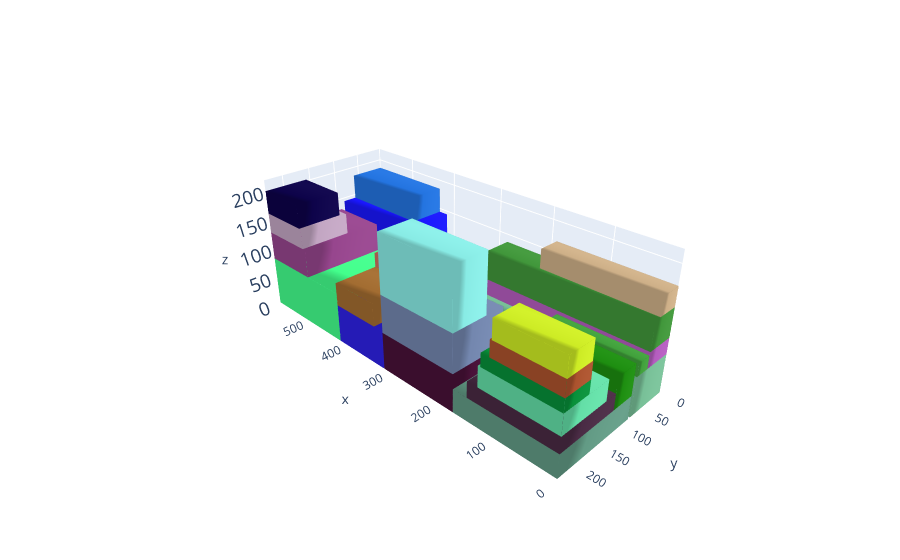

Source (notebook cell):
### Markdown cell above
# Plot the solution

### Code cell
cont, execution_time,total_volume = MLCP_function(alpha=4.0,beta=1.0,gamma=0.2,delta=0.5,p=0.05,instance=1,weight_restriction=True, max_distance_cg=10000)
print("cont despues de ejecutar MLCP")
print(cont)
L = cont.l;W = cont.w; H = cont.h

box_dims = []
for aabb in cont.aabbs:
  box_dims.append([aabb.xmin,aabb.ymin,aabb.zmin,aabb.xmax,aabb.ymax,aabb.zmax])

bxplot.plot_container([L,W,H], box_dims)

### Figure 1 — Plotly figure (JSON) as saved in the notebook; plotly's stock layout.template omitted (floating-point values rounded to 4 significant figures)
{"data": [{"color": "rgb(164.07905508669393,162.58948334876513,218.57732015759453)", "i": [7, 0, 0, 0, 4, 4, 2, 6, 4, 0, 3, 7], "j": [3, 4, 1, 2, 5, 6, 5, 5, 0, 1, 2, 2], "k": [0, 7, 2, 3, 6, 7, 1, 2, 5, 5, 7, 6], "opacity": 1, "type": "mesh3d", "x": [0, 0, 412, 412, 0, 0, 412, 412], "y": [0, 76, 76, 0, 0, 76, 76, 0], "z": [0, 0, 0, 0, 64, 64, 64, 64]}, {"color": "rgb(119.53462860057148,191.1301325224488,150.9854334583133)", "i": [7, 0, 0, 0, 4, 4, 2, 6, 4, 0, 3, 7], "j": [3, 4, 1, 2, 5, 6, 5, 5, 0, 1, 2, 2], "k": [0, 7, 2, 3, 6, 7, 1, 2, 5, 5, 7, 6], "opacity": 1, "type": "mesh3d", "x": [0, 0, 412, 412, 0, 0, 412, 412], "y": [0, 76, 76, 0, 0, 76, 76, 0], "z": [0, 0, 0, 0, 64, 64, 64, 64]}, {"color": "rgb(150.9756384972041,51.51895879022942,97.4413329187526)", "i": [7, 0, 0, 0, 4, 4, 2, 6, 4, 0, 3, 7], "j": [3, 4, 1, 2, 5, 6, 5, 5, 0, 1, 2, 2], "k": [0, 7, 2, 3, 6, 7, 1, 2, 5, 5, 7, 6], "opacity": 1, "type": "mesh3d", "x": [0, 0, 172, 172, 0, 0, 172, 172], "y": [81, 233, 233, 81, 81, 233, 233, 81], "z": [0, 0, 0, 0, 38, 38, 38, 38]}, {"color": "rgb(97.99877299361052,154.03589007441008,132.29682270107193)", "i": [7, 0, 0, 0, 4, 4, 2, 6, 4, 0, 3, 7], "j": [3, 4, 1, 2, 5, 6, 5, 5, 0, 1, 2, 2], "k": [0, 7, 2, 3, 6, 7, 1, 2, 5, 5, 7, 6], "opacity": 1, "type": "mesh3d", "x": [0, 0, 172, 172, 0, 0, 172, 172], "y": [81, 233, 233, 81, 81, 233, 233, 81], "z": [0, 0, 0, 0, 38, 38, 38, 38]}, {"color": "rgb(75.21620251090314,3.412994067658754,48.91002348852278)", "i": [7, 0, 0, 0, 4, 4, 2, 6, 4, 0, 3, 7], "j": [3, 4, 1, 2, 5, 6, 5, 5, 0, 1, 2, 2], "k": [0, 7, 2, 3, 6, 7, 1, 2, 5, 5, 7, 6], "opacity": 1, "type": "mesh3d", "x": [417, 417, 587, 587, 417, 417, 587, 587], "y": [0, 84, 84, 0, 0, 84, 84, 0], "z": [0, 0, 0, 0, 72, 72, 72, 72]}, {"color": "rgb(34.9374601325423,139.0123341178841,14.710796607167417)", "i": [7, 0, 0, 0, 4, 4, 2, 6, 4, 0, 3, 7], "j": [3, 4, 1, 2, 5, 6, 5, 5, 0, 1, 2, 2], "k": [0, 7, 2, 3, 6, 7, 1, 2, 5, 5, 7, 6], "opacity": 1, "type": "mesh3d", "x": [417, 417, 587, 587, 417, 417, 587, 587], "y": [0, 84, 84, 0, 0, 84, 84, 0], "z": [0, 0, 0, 0, 72, 72, 72, 72]}, {"color": "rgb(34.852418391609234,211.18756514006185,213.19664376886496)", "i": [7, 0, 0, 0, 4, 4, 2, 6, 4, 0, 3, 7], "j": [3, 4, 1, 2, 5, 6, 5, 5, 0, 1, 2, 2], "k": [0, 7, 2, 3, 6, 7, 1, 2, 5, 5, 7, 6], "opacity": 1, "type": "mesh3d", "x": [417, 417, 587, 587, 417, 417, 587, 587], "y": [89, 233, 233, 89, 89, 233, 233, 89], "z": [0, 0, 0, 0, 84, 84, 84, 84]}, {"color": "rgb(67.41275124086431,253.8368197207791,139.77574966663178)", "i": [7, 0, 0, 0, 4, 4, 2, 6, 4, 0, 3, 7], "j": [3, 4, 1, 2, 5, 6, 5, 5, 0, 1, 2, 2], "k": [0, 7, 2, 3, 6, 7, 1, 2, 5, 5, 7, 6], "opacity": 1, "type": "mesh3d", "x": [417, 417, 587, 587, 417, 417, 587, 587], "y": [89, 233, 233, 89, 89, 233, 233, 89], "z": [0, 0, 0, 0, 84, 84, 84, 84]}, {"color": "rgb(74.85927981348966,246.43022095897734,28.743239079193092)", "i": [7, 0, 0, 0, 4, 4, 2, 6, 4, 0, 3, 7], "j": [3, 4, 1, 2, 5, 6, 5, 5, 0, 1, 2, 2], "k": [0, 7, 2, 3, 6, 7, 1, 2, 5, 5, 7, 6], "opacity": 1, "type": "mesh3d", "x": [0, 0, 147, 147, 0, 0, 147, 147], "y": [122, 233, 233, 122, 122, 233, 233, 122], "z": [38, 38, 38, 38, 64, 64, 64, 64]}, {"color": "rgb(73.12921307803423,42.85583454361272,67.87380014921736)", "i": [7, 0, 0, 0, 4, 4, 2, 6, 4, 0, 3, 7], "j": [3, 4, 1, 2, 5, 6, 5, 5, 0, 1, 2, 2], "k": [0, 7, 2, 3, 6, 7, 1, 2, 5, 5, 7, 6], "opacity": 1, "type": "mesh3d", "x": [0, 0, 147, 147, 0, 0, 147, 147], "y": [122, 233, 233, 122, 122, 233, 233, 122], "z": [38, 38, 38, 38, 64, 64, 64, 64]}, {"color": "rgb(104.97234830346619,159.49883707086252,56.37057917188902)", "i": [7, 0, 0, 0, 4, 4, 2, 6, 4, 0, 3, 7], "j": [3, 4, 1, 2, 5, 6, 5, 5, 0, 1, 2, 2], "k": [0, 7, 2, 3, 6, 7, 1, 2, 5, 5, 7, 6], "opacity": 1, "type": "mesh3d", "x": [0, 0, 333, 333, 0, 0, 333, 333], "y": [0, 49, 49, 0, 0, 49, 49, 0], "z": [64, 64, 64, 64, 90, 90, 90, 90]}, {"color": "rgb(179.8451406616189,92.16832121715764,190.24526722786766)", "i": [7, 0, 0, 0, 4, 4, 2, 6, 4, 0, 3, 7], "j": [3, 4, 1, 2, 5, 6, 5, 5, 0, 1, 2, 2], "k": [0, 7, 2, 3, 6, 7, 1, 2, 5, 5, 7, 6], "opacity": 1, "type": "mesh3d", "x": [0, 0, 333, 333, 0, 0, 333, 333], "y": [0, 49, 49, 0, 0, 49, 49, 0], "z": [64, 64, 64, 64, 90, 90, 90, 90]}, {"color": "rgb(41.04221170577173,107.57054735964552,174.79197351402175)", "i": [7, 0, 0, 0, 4, 4, 2, 6, 4, 0, 3, 7], "j": [3, 4, 1, 2, 5, 6, 5, 5, 0, 1, 2, 2], "k": [0, 7, 2, 3, 6, 7, 1, 2, 5, 5, 7, 6], "opacity": 1, "type": "mesh3d", "x": [0, 0, 129, 129, 0, 0, 129, 129], "y": [143, 233, 233, 143, 143, 233, 233, 143], "z": [64, 64, 64, 64, 97, 97, 97, 97]}, {"color": "rgb(98.94604134178523,221.49850303758632,166.0747217960412)", "i": [7, 0, 0, 0, 4, 4, 2, 6, 4, 0, 3, 7], "j": [3, 4, 1, 2, 5, 6, 5, 5, 0, 1, 2, 2], "k": [0, 7, 2, 3, 6, 7, 1, 2, 5, 5, 7, 6], "opacity": 1, "type": "mesh3d", "x": [0, 0, 129, 129, 0, 0, 129, 129], "y": [143, 233, 233, 143, 143, 233, 233, 143], "z": [64, 64, 64, 64, 97, 97, 97, 97]}, {"color": "rgb(212.44730886330098,129.4503142231561,110.72648276092279)", "i": [7, 0, 0, 0, 4, 4, 2, 6, 4, 0, 3, 7], "j": [3, 4, 1, 2, 5, 6, 5, 5, 0, 1, 2, 2], "k": [0, 7, 2, 3, 6, 7, 1, 2, 5, 5, 7, 6], "opacity": 1, "type": "mesh3d", "x": [417, 417, 587, 587, 417, 417, 587, 587], "y": [0, 84, 84, 0, 0, 84, 84, 0], "z": [72, 72, 72, 72, 144, 144, 144, 144]}, {"color": "rgb(26.24243134154167,23.47860500153772,253.71097386552938)", "i": [7, 0, 0, 0, 4, 4, 2, 6, 4, 0, 3, 7], "j": [3, 4, 1, 2, 5, 6, 5, 5, 0, 1, 2, 2], "k": [0, 7, 2, 3, 6, 7, 1, 2, 5, 5, 7, 6], "opacity": 1, "type": "mesh3d", "x": [417, 417, 587, 587, 417, 417, 587, 587], "y": [0, 84, 84, 0, 0, 84, 84, 0], "z": [72, 72, 72, 72, 144, 144, 144, 144]}, {"color": "rgb(177.4857798800007,204.14437262094975,42.525838851495394)", "i": [7, 0, 0, 0, 4, 4, 2, 6, 4, 0, 3, 7], "j": [3, 4, 1, 2, 5, 6, 5, 5, 0, 1, 2, 2], "k": [0, 7, 2, 3, 6, 7, 1, 2, 5, 5, 7, 6], "opacity": 1, "type": "mesh3d", "x": [491, 491, 587, 587, 491, 491, 587, 587], "y": [91, 233, 233, 91, 91, 233, 233, 91], "z": [84, 84, 84, 84, 131, 131, 131, 131]}, {"color": "rgb(150.40152087753663,69.60023318809206,141.17582548270772)", "i": [7, 0, 0, 0, 4, 4, 2, 6, 4, 0, 3, 7], "j": [3, 4, 1, 2, 5, 6, 5, 5, 0, 1, 2, 2], "k": [0, 7, 2, 3, 6, 7, 1, 2, 5, 5, 7, 6], "opacity": 1, "type": "mesh3d", "x": [491, 491, 587, 587, 491, 491, 587, 587], "y": [91, 233, 233, 91, 91, 233, 233, 91], "z": [84, 84, 84, 84, 131, 131, 131, 131]}, {"color": "rgb(225.20529732587872,141.03699610471296,200.84623082242365)", "i": [7, 0, 0, 0, 4, 4, 2, 6, 4, 0, 3, 7], "j": [3, 4, 1, 2, 5, 6, 5, 5, 0, 1, 2, 2], "k": [0, 7, 2, 3, 6, 7, 1, 2, 5, 5, 7, 6], "opacity": 1, "type": "mesh3d", "x": [0, 0, 284, 284, 0, 0, 284, 284], "y": [0, 48, 48, 0, 0, 48, 48, 0], "z": [90, 90, 90, 90, 137, 137, 137, 137]}, {"color": "rgb(64.82962173793143,150.57736797974917,58.80656484052873)", "i": [7, 0, 0, 0, 4, 4, 2, 6, 4, 0, 3, 7], "j": [3, 4, 1, 2, 5, 6, 5, 5, 0, 1, 2, 2], "k": [0, 7, 2, 3, 6, 7, 1, 2, 5, 5, 7, 6], "opacity": 1, "type": "mesh3d", "x": [0, 0, 284, 284, 0, 0, 284, 284], "y": [0, 48, 48, 0, 0, 48, 48, 0], "z": [90, 90, 90, 90, 137, 137, 137, 137]}, {"color": "rgb(54.8940373811736,36.004522974932286,217.6423546212408)", "i": [7, 0, 0, 0, 4, 4, 2, 6, 4, 0, 3, 7], "j": [3, 4, 1, 2, 5, 6, 5, 5, 0, 1, 2, 2], "k": [0, 7, 2, 3, 6, 7, 1, 2, 5, 5, 7, 6], "opacity": 1, "type": "mesh3d", "x": [0, 0, 125, 125, 0, 0, 125, 125], "y": [184, 233, 233, 184, 184, 233, 233, 184], "z": [97, 97, 97, 97, 118, 118, 118, 118]}, {"color": "rgb(7.731259300782435,143.0417251061903,57.136924430421224)", "i": [7, 0, 0, 0, 4, 4, 2, 6, 4, 0, 3, 7], "j": [3, 4, 1, 2, 5, 6, 5, 5, 0, 1, 2, 2], "k": [0, 7, 2, 3, 6, 7, 1, 2, 5, 5, 7, 6], "opacity": 1, "type": "mesh3d", "x": [0, 0, 125, 125, 0, 0, 125, 125], "y": [184, 233, 233, 184, 184, 233, 233, 184], "z": [97, 97, 97, 97, 118, 118, 118, 118]}, {"color": "rgb(145.5741194846492,187.68691005538795,105.95419930876574)", "i": [7, 0, 0, 0, 4, 4, 2, 6, 4, 0, 3, 7], "j": [3, 4, 1, 2, 5, 6, 5, 5, 0, 1, 2, 2], "k": [0, 7, 2, 3, 6, 7, 1, 2, 5, 5, 7, 6], "opacity": 1, "type": "mesh3d", "x": [0, 0, 147, 147, 0, 0, 147, 147], "y": [49, 74, 74, 49, 49, 74, 74, 49], "z": [64, 64, 64, 64, 85, 85, 85, 85]}, {"color": "rgb(64.29696719184741,160.02165173642953,59.05509033935229)", "i": [7, 0, 0, 0, 4, 4, 2, 6, 4, 0, 3, 7], "j": [3, 4, 1, 2, 5, 6, 5, 5, 0, 1, 2, 2], "k": [0, 7, 2, 3, 6, 7, 1, 2, 5, 5, 7, 6], "opacity": 1, "type": "mesh3d", "x": [0, 0, 147, 147, 0, 0, 147, 147], "y": [49, 74, 74, 49, 49, 74, 74, 49], "z": [64, 64, 64, 64, 85, 85, 85, 85]}, {"color": "rgb(18.948752349203307,69.26289152549133,40.317641840128964)", "i": [7, 0, 0, 0, 4, 4, 2, 6, 4, 0, 3, 7], "j": [3, 4, 1, 2, 5, 6, 5, 5, 0, 1, 2, 2], "k": [0, 7, 2, 3, 6, 7, 1, 2, 5, 5, 7, 6], "opacity": 1, "type": "mesh3d", "x": [0, 0, 111, 111, 0, 0, 111, 111], "y": [184, 233, 233, 184, 184, 233, 233, 184], "z": [118, 118, 118, 118, 144, 144, 144, 144]}, {"color": "rgb(170.68295193374368,82.25293647136739,45.496278833161654)", "i": [7, 0, 0, 0, 4, 4, 2, 6, 4, 0, 3, 7], "j": [3, 4, 1, 2, 5, 6, 5, 5, 0, 1, 2, 2], "k": [0, 7, 2, 3, 6, 7, 1, 2, 5, 5, 7, 6], "opacity": 1, "type": "mesh3d", "x": [0, 0, 111, 111, 0, 0, 111, 111], "y": [184, 233, 233, 184, 184, 233, 233, 184], "z": [118, 118, 118, 118, 144, 144, 144, 144]}, {"color": "rgb(143.0113740816197,97.22847103806032,80.28694555266031)", "i": [7, 0, 0, 0, 4, 4, 2, 6, 4, 0, 3, 7], "j": [3, 4, 1, 2, 5, 6, 5, 5, 0, 1, 2, 2], "k": [0, 7, 2, 3, 6, 7, 1, 2, 5, 5, 7, 6], "opacity": 1, "type": "mesh3d", "x": [0, 0, 120, 120, 0, 0, 120, 120], "y": [81, 122, 122, 81, 81, 122, 122, 81], "z": [38, 38, 38, 38, 89, 89, 89, 89]}, {"color": "rgb(29.09497715525956,141.62456827529164,15.9817802004304)", "i": [7, 0, 0, 0, 4, 4, 2, 6, 4, 0, 3, 7], "j": [3, 4, 1, 2, 5, 6, 5, 5, 0, 1, 2, 2], "k": [0, 7, 2, 3, 6, 7, 1, 2, 5, 5, 7, 6], "opacity": 1, "type": "mesh3d", "x": [0, 0, 120, 120, 0, 0, 120, 120], "y": [81, 122, 122, 81, 81, 122, 122, 81], "z": [38, 38, 38, 38, 89, 89, 89, 89]}, {"color": "rgb(96.95035769762883,239.057868575863,152.27294103236622)", "i": [7, 0, 0, 0, 4, 4, 2, 6, 4, 0, 3, 7], "j": [3, 4, 1, 2, 5, 6, 5, 5, 0, 1, 2, 2], "k": [0, 7, 2, 3, 6, 7, 1, 2, 5, 5, 7, 6], "opacity": 1, "type": "mesh3d", "x": [497, 497, 587, 587, 497, 497, 587, 587], "y": [147, 233, 233, 147, 147, 233, 233, 147], "z": [131, 131, 131, 131, 164, 164, 164, 164]}, {"color": "rgb(193.76979336693188,165.2418502629235,193.89160008456378)", "i": [7, 0, 0, 0, 4, 4, 2, 6, 4, 0, 3, 7], "j": [3, 4, 1, 2, 5, 6, 5, 5, 0, 1, 2, 2], "k": [0, 7, 2, 3, 6, 7, 1, 2, 5, 5, 7, 6], "opacity": 1, "type": "mesh3d", "x": [497, 497, 587, 587, 497, 497, 587, 587], "y": [147, 233, 233, 147, 147, 233, 233, 147], "z": [131, 131, 131, 131, 164, 164, 164, 164]}, {"color": "rgb(135.75263270633405,81.41108060512884,132.65416031208372)", "i": [7, 0, 0, 0, 4, 4, 2, 6, 4, 0, 3, 7], "j": [3, 4, 1, 2, 5, 6, 5, 5, 0, 1, 2, 2], "k": [0, 7, 2, 3, 6, 7, 1, 2, 5, 5, 7, 6], "opacity": 1, "type": "mesh3d", "x": [0, 0, 192, 192, 0, 0, 192, 192], "y": [0, 36, 36, 0, 0, 36, 36, 0], "z": [137, 137, 137, 137, 168, 168, 168, 168]}, {"color": "rgb(205.7349460100948,175.663109776414,135.89181936627193)", "i": [7, 0, 0, 0, 4, 4, 2, 6, 4, 0, 3, 7], "j": [3, 4, 1, 2, 5, 6, 5, 5, 0, 1, 2, 2], "k": [0, 7, 2, 3, 6, 7, 1, 2, 5, 5, 7, 6], "opacity": 1, "type": "mesh3d", "x": [0, 0, 192, 192, 0, 0, 192, 192], "y": [0, 36, 36, 0, 0, 36, 36, 0], "z": [137, 137, 137, 137, 168, 168, 168, 168]}, {"color": "rgb(32.95801263134835,39.89854610915806,25.24388073838373)", "i": [7, 0, 0, 0, 4, 4, 2, 6, 4, 0, 3, 7], "j": [3, 4, 1, 2, 5, 6, 5, 5, 0, 1, 2, 2], "k": [0, 7, 2, 3, 6, 7, 1, 2, 5, 5, 7, 6], "opacity": 1, "type": "mesh3d", "x": [434, 434, 587, 587, 434, 434, 587, 587], "y": [0, 60, 60, 0, 0, 60, 60, 0], "z": [144, 144, 144, 144, 185, 185, 185, 185]}, {"color": "rgb(35.75893768134765,116.04938626141625,224.12595377529652)", "i": [7, 0, 0, 0, 4, 4, 2, 6, 4, 0, 3, 7], "j": [3, 4, 1, 2, 5, 6, 5, 5, 0, 1, 2, 2], "k": [0, 7, 2, 3, 6, 7, 1, 2, 5, 5, 7, 6], "opacity": 1, "type": "mesh3d", "x": [434, 434, 587, 587, 434, 434, 587, 587], "y": [0, 60, 60, 0, 0, 60, 60, 0], "z": [144, 144, 144, 144, 185, 185, 185, 185]}, {"color": "rgb(141.761257025285,11.70319743199251,78.18195722049171)", "i": [7, 0, 0, 0, 4, 4, 2, 6, 4, 0, 3, 7], "j": [3, 4, 1, 2, 5, 6, 5, 5, 0, 1, 2, 2], "k": [0, 7, 2, 3, 6, 7, 1, 2, 5, 5, 7, 6], "opacity": 1, "type": "mesh3d", "x": [0, 0, 108, 108, 0, 0, 108, 108], "y": [185, 233, 233, 185, 185, 233, 233, 185], "z": [144, 144, 144, 144, 175, 175, 175, 175]}, {"color": "rgb(204.39181925245066,234.63524665155416,36.39839031108583)", "i": [7, 0, 0, 0, 4, 4, 2, 6, 4, 0, 3, 7], "j": [3, 4, 1, 2, 5, 6, 5, 5, 0, 1, 2, 2], "k": [0, 7, 2, 3, 6, 7, 1, 2, 5, 5, 7, 6], "opacity": 1, "type": "mesh3d", "x": [0, 0, 108, 108, 0, 0, 108, 108], "y": [185, 233, 233, 185, 185, 233, 233, 185], "z": [144, 144, 144, 144, 175, 175, 175, 175]}, {"color": "rgb(240.55458141085612,147.55483013841646,157.84430285844505)", "i": [7, 0, 0, 0, 4, 4, 2, 6, 4, 0, 3, 7], "j": [3, 4, 1, 2, 5, 6, 5, 5, 0, 1, 2, 2], "k": [0, 7, 2, 3, 6, 7, 1, 2, 5, 5, 7, 6], "opacity": 1, "type": "mesh3d", "x": [501, 501, 587, 587, 501, 501, 587, 587], "y": [157, 233, 233, 157, 157, 233, 233, 157], "z": [164, 164, 164, 164, 202, 202, 202, 202]}, {"color": "rgb(13.127623046004231,3.028999314127131,73.80999669679387)", "i": [7, 0, 0, 0, 4, 4, 2, 6, 4, 0, 3, 7], "j": [3, 4, 1, 2, 5, 6, 5, 5, 0, 1, 2, 2], "k": [0, 7, 2, 3, 6, 7, 1, 2, 5, 5, 7, 6], "opacity": 1, "type": "mesh3d", "x": [501, 501, 587, 587, 501, 501, 587, 587], "y": [157, 233, 233, 157, 157, 233, 233, 157], "z": [164, 164, 164, 164, 202, 202, 202, 202]}, {"color": "rgb(95.96862591426789,238.63720833717656,101.04065357830562)", "i": [7, 0, 0, 0, 4, 4, 2, 6, 4, 0, 3, 7], "j": [3, 4, 1, 2, 5, 6, 5, 5, 0, 1, 2, 2], "k": [0, 7, 2, 3, 6, 7, 1, 2, 5, 5, 7, 6], "opacity": 1, "type": "mesh3d", "x": [314, 314, 417, 417, 314, 314, 417, 417], "y": [81, 233, 233, 81, 81, 233, 233, 81], "z": [0, 0, 0, 0, 64, 64, 64, 64]}, {"color": "rgb(45.923186835091194,34.13422972938149,228.12021387786046)", "i": [7, 0, 0, 0, 4, 4, 2, 6, 4, 0, 3, 7], "j": [3, 4, 1, 2, 5, 6, 5, 5, 0, 1, 2, 2], "k": [0, 7, 2, 3, 6, 7, 1, 2, 5, 5, 7, 6], "opacity": 1, "type": "mesh3d", "x": [314, 314, 417, 417, 314, 314, 417, 417], "y": [81, 233, 233, 81, 81, 233, 233, 81], "z": [0, 0, 0, 0, 64, 64, 64, 64]}, {"color": "rgb(64.89294992943199,245.2305568794961,98.3153682344643)", "i": [7, 0, 0, 0, 4, 4, 2, 6, 4, 0, 3, 7], "j": [3, 4, 1, 2, 5, 6, 5, 5, 0, 1, 2, 2], "k": [0, 7, 2, 3, 6, 7, 1, 2, 5, 5, 7, 6], "opacity": 1, "type": "mesh3d", "x": [172, 172, 312, 312, 172, 172, 312, 312], "y": [138, 233, 233, 138, 138, 233, 233, 138], "z": [0, 0, 0, 0, 62, 62, 62, 62]}, {"color": "rgb(72.4936822944289,17.723170114783745,56.02700315017758)", "i": [7, 0, 0, 0, 4, 4, 2, 6, 4, 0, 3, 7], "j": [3, 4, 1, 2, 5, 6, 5, 5, 0, 1, 2, 2], "k": [0, 7, 2, 3, 6, 7, 1, 2, 5, 5, 7, 6], "opacity": 1, "type": "mesh3d", "x": [172, 172, 312, 312, 172, 172, 312, 312], "y": [138, 233, 233, 138, 138, 233, 233, 138], "z": [0, 0, 0, 0, 62, 62, 62, 62]}, {"color": "rgb(38.98093008198214,225.14142017108665,148.52311274119555)", "i": [7, 0, 0, 0, 4, 4, 2, 6, 4, 0, 3, 7], "j": [3, 4, 1, 2, 5, 6, 5, 5, 0, 1, 2, 2], "k": [0, 7, 2, 3, 6, 7, 1, 2, 5, 5, 7, 6], "opacity": 1, "type": "mesh3d", "x": [331, 331, 417, 417, 331, 331, 417, 417], "y": [157, 233, 233, 157, 157, 233, 233, 157], "z": [64, 64, 64, 64, 102, 102, 102, 102]}, {"color": "rgb(162.38721775145808,108.45464765394114,49.09090566677703)", "i": [7, 0, 0, 0, 4, 4, 2, 6, 4, 0, 3, 7], "j": [3, 4, 1, 2, 5, 6, 5, 5, 0, 1, 2, 2], "k": [0, 7, 2, 3, 6, 7, 1, 2, 5, 5, 7, 6], "opacity": 1, "type": "mesh3d", "x": [331, 331, 417, 417, 331, 331, 417, 417], "y": [157, 233, 233, 157, 157, 233, 233, 157], "z": [64, 64, 64, 64, 102, 102, 102, 102]}, {"color": "rgb(95.59320761499023,233.67978275081748,105.6260541043233)", "i": [7, 0, 0, 0, 4, 4, 2, 6, 4, 0, 3, 7], "j": [3, 4, 1, 2, 5, 6, 5, 5, 0, 1, 2, 2], "k": [0, 7, 2, 3, 6, 7, 1, 2, 5, 5, 7, 6], "opacity": 1, "type": "mesh3d", "x": [172, 172, 312, 312, 172, 172, 312, 312], "y": [138, 233, 233, 138, 138, 233, 233, 138], "z": [62, 62, 62, 62, 124, 124, 124, 124]}, {"color": "rgb(114.93968805277913,134.25596662538462,173.9376948390352)", "i": [7, 0, 0, 0, 4, 4, 2, 6, 4, 0, 3, 7], "j": [3, 4, 1, 2, 5, 6, 5, 5, 0, 1, 2, 2], "k": [0, 7, 2, 3, 6, 7, 1, 2, 5, 5, 7, 6], "opacity": 1, "type": "mesh3d", "x": [172, 172, 312, 312, 172, 172, 312, 312], "y": [138, 233, 233, 138, 138, 233, 233, 138], "z": [62, 62, 62, 62, 124, 124, 124, 124]}, {"color": "rgb(17.16577875169842,68.35069651446244,228.8307136908372)", "i": [7, 0, 0, 0, 4, 4, 2, 6, 4, 0, 3, 7], "j": [3, 4, 1, 2, 5, 6, 5, 5, 0, 1, 2, 2], "k": [0, 7, 2, 3, 6, 7, 1, 2, 5, 5, 7, 6], "opacity": 1, "type": "mesh3d", "x": [172, 172, 312, 312, 172, 172, 312, 312], "y": [171, 233, 233, 171, 171, 233, 233, 171], "z": [124, 124, 124, 124, 219, 219, 219, 219]}, {"color": "rgb(135.9560430656755,234.68191329258457,228.20637921698054)", "i": [7, 0, 0, 0, 4, 4, 2, 6, 4, 0, 3, 7], "j": [3, 4, 1, 2, 5, 6, 5, 5, 0, 1, 2, 2], "k": [0, 7, 2, 3, 6, 7, 1, 2, 5, 5, 7, 6], "opacity": 1, "type": "mesh3d", "x": [172, 172, 312, 312, 172, 172, 312, 312], "y": [171, 233, 233, 171, 171, 233, 233, 171], "z": [124, 124, 124, 124, 219, 219, 219, 219]}, {"color": "rgb(172.0947267219171,107.3019960779603,79.49158265609297)", "i": [7, 0, 0, 0, 4, 4, 2, 6, 4, 0, 3, 7], "j": [3, 4, 1, 2, 5, 6, 5, 5, 0, 1, 2, 2], "k": [0, 7, 2, 3, 6, 7, 1, 2, 5, 5, 7, 6], "opacity": 1, "type": "mesh3d", "x": [322, 322, 417, 417, 322, 322, 417, 417], "y": [87, 157, 157, 87, 87, 157, 157, 87], "z": [64, 64, 64, 64, 126, 126, 126, 126]}, {"color": "rgb(204.48245554558946,112.28344554167307,94.39340682174173)", "i": [7, 0, 0, 0, 4, 4, 2, 6, 4, 0, 3, 7], "j": [3, 4, 1, 2, 5, 6, 5, 5, 0, 1, 2, 2], "k": [0, 7, 2, 3, 6, 7, 1, 2, 5, 5, 7, 6], "opacity": 1, "type": "mesh3d", "x": [322, 322, 417, 417, 322, 322, 417, 417], "y": [87, 157, 157, 87, 87, 157, 157, 87], "z": [64, 64, 64, 64, 126, 126, 126, 126]}], "layout": {"autosize": false, "margin": {"b": 0, "l": 0, "r": 0, "t": 0}, "paper_bgcolor": "rgba(0,0,0,0)", "scene": {"camera": {"center": {"x": 0, "y": 0, "z": 0}, "eye": {"x": -2, "y": 2, "z": 1.5}, "up": {"x": 0, "y": 0, "z": 1}}, "xaxis": {"nticks": 10, "range": [0, 587], "showspikes": false}, "yaxis": {"nticks": 5, "range": [0, 233], "showspikes": false}, "zaxis": {"nticks": 5, "range": [0, 220], "tickfont": {"size": 15}}}}}
